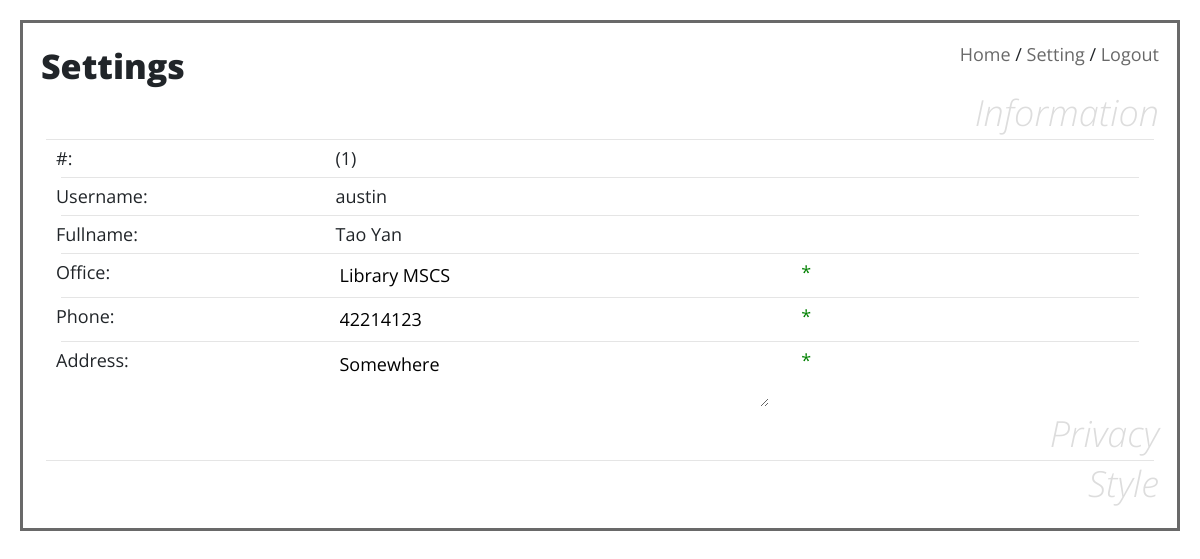
The page /teacherClassroom/settingTeacher.php (signed in) on the database its author committed.
### tables this page shows
CREATE TABLE `teacher` (
  `id` int(11) NOT NULL AUTO_INCREMENT,
  `username` varchar(256) NOT NULL,
  `email` varchar(256) NOT NULL,
  `office` varchar(256) NOT NULL,
  `password` varchar(256) NOT NULL,
  `fname` varchar(45) NOT NULL,
  `lname` varchar(45) NOT NULL,
  `phone` varchar(45) DEFAULT NULL,
  `address` varchar(256) DEFAULT NULL,
  `status` int(1) NOT NULL,
  PRIMARY KEY (`id`)
);

### src/inc/updateInfo_inc.php (called while the page is built, shortened)
<?php
$phone = $phoneErr = $address = $addressErr = $office = $officeErr = "";
try {
    if (!isset($q)) {
        include "../inc/connect_inc.php";
        $username = $_COOKIE['username'];
        if ($type == 1) {
            $p = mysqli_query($db, "SELECT * FROM student WHERE BINARY username ='$username';");
        } else {
            $p = mysqli_query($db, "SELECT * FROM teacher WHERE BINARY username ='$username';");
        }
        $pq = mysqli_fetch_assoc($p);
    }
    $phone = $pq['phone'];
    $address = $pq['address'];
    if ($type == 0) $office = $pq['office'];
} catch (Exception $e) {
    require_once "../errorPage/errorPageFunc.php";
    $cls = new errorPageFunc();
    $cls->sendErrMsg($e->getMessage());
}

### src/teacherClassroom/settingTeacher.php (the view, shortened to what this page needs)
<?php include "teacherHeader.php"; ?>
<link rel="stylesheet" href="../css/settings.css">
<?php include "../inc/updateInfo_inc.php" ?>
<h1 style="float:left">Settings</h1>
<br><br>
<form action="<?php echo htmlspecialchars($_SERVER['PHP_SELF'] . '?content=' . $_GET['content']) ?>" method="GET"
      id="form0">
    <h2 style="cursor: pointer" onclick="document.getElementById('form0').submit()">Information</h2>
</form>
<hr>
<?php if ($_GET['content'] == 0) { ?>
    <div class="container-fluid">
        <div class="row">
            <div class="col-sm-3 title">
                <span>#:</span>
            </div>
            <div class="col-sm-5">
                (<?php echo $pq['id'] ?>)
            </div>
            <div class="col-sm-4">
            </div>
        </div>
        <hr>
        <div class="row">
            <div class="col-sm-3 title">
                <span>Username:</span>
            </div>
            <div class="col-sm-5">
                <?php echo $pq['username'] ?>
            </div>
            <div class="col-sm-4">
            </div>
        </div>
        <hr>
        <div class="row">
            <div class="col-sm-3 title">
                <span>Fullname:</span></div>
            <div class="col-sm-5">
                <?php echo $pq['fname'] . ' ' . $pq['lname'] ?>
            </div>
            <div class="col-sm-4">
            </div>
        </div>
        <hr>
        <form action="<?php echo htmlspecialchars($_SERVER['PHP_SELF'] . '?content=' . $_GET['content']) ?>" id="form"
              method="post">
            <div class="row">
                <div class="col-sm-3 title">
                    <span>Office:</span></div>
                <div class="col-sm-5">
                    <input type="text" name="office" id="office" value="<?php echo $office ?>"
                           placeholder="Type your phone number here"
                           onkeyup='keyUpEvent(<?php echo json_encode($pq["office"]) ?>,"office","officeX","form",30)'
                           onblur='submitForm(<?php echo json_encode($pq["office"]) ?>,"office","form", <?php echo json_encode($phoneErr) ?>)'>
                </div>
                <div class="col-sm-4">
                    <span class="correct" id="officeX">* <?php echo $officeErr ?></span>
                </div>
            </div>
            <hr>
            <div class="row">
                <div class="col-sm-3 title">
                    <span>Phone:</span></div>
                <div class="col-sm-5">
                    <input type="text" name="phone" id="phone" value="<?php echo $phone ?>"
                           placeholder="Type your phone number here"
                           onkeyup='keyUpEvent(<?php echo json_encode($pq["phone"]) ?>,"phone","phoneX","form",30)'
                           onblur='submitForm(<?php echo json_encode($pq["phone"]) ?>,"phone","form", <?php echo json_encode($phoneErr) ?>)'>
                </div>
                <div class="col-sm-4">
                    <span class="correct" id="phoneX">* <?php echo $phoneErr ?></span>
                </div>
            </div>
            <hr>
            <div class="row">
                <div class="col-sm-3 title">
                    <span>Address:</span></div>
                <div class="col-sm-5">
                        <textarea placeholder="Please type address here" name="address"
                                  id="address"
                                  onkeyup='keyUpEvent(<?php echo json_encode($pq["address"]) ?>,"address","addressX","form",70)'
                                  onblur='submitForm(<?php echo json_encode($pq["address"]) ?>,"address","form","")'><?php echo $address ?></textarea>
                </div>
                <div class="col-sm-4">
                    <span class="correct" id="addressX">*</span>
                </div>
            </div>
        </form>
    </div>
<?php } ?>
<form action="<?php echo htmlspecialchars($_SERVER['PHP_SELF']) ?>" method="GET" id="form1">
    <h2 style="cursor: pointer" onclick="document.getElementById('form1').submit()">Privacy</h2>
</form>
<hr>
<form action="<?php echo htmlspecialchars($_SERVER['PHP_SELF']) ?>" method="GET" id="form2">
    <h2 style="cursor: pointer" onclick="document.getElementById('form2').submit()">Style</h2>
</form>
<?php include "teacherFooter.php"; ?>

### src/css/overall.css (style rules this page uses)
html, html * { font-family: 'Open Sans', sans-serif; -webkit-transition: color 1s, border 1s; -moz-transition: color 1s, border 1s; -ms-transition: color 1s, border 1s; -o-transition: color 1s, border 1s; transition: color 1s, border 1s; }
body { font-size: 18px; }
h1 { font-weight: 900; font-size: 34px; line-height: 150%; }
h2 { font-style: italic; font-weight: 100; font-size: 36px; line-height: 100%; color: #ddd; text-align: right; cursor: default; }
hr { margin: 5px; }
textarea { overflow-x: hidden; }

### src/css/settings.css (style rules this page uses)
input[type=text], input[type=submit], input[type=password], textarea { width: 100%; background-color: white; alignment: center; color: black; border: white 2px solid; outline: none; display: inline-block; }
.title { font-weight: bold; }
.correct { color: green; }

### rows shown on the page
teacher: id "1", username "austin", fname "Tao", lname "Yan", office "Library MSCS", phone "42214123", address "Somewhere"
